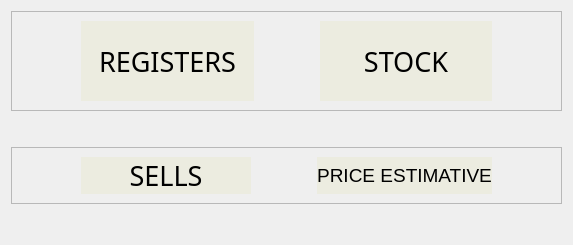
             <widget class="QWidget" name="rmpv_op">
              <layout class="QVBoxLayout" name="verticalLayout_42">
               <item>
                <widget class="QFrame" name="rmpv_op_f1">
                 <property name="frameShape">
                  <enum>QFrame::StyledPanel</enum>
                 </property>
                 <property name="frameShadow">
                  <enum>QFrame::Raised</enum>
                 </property>
                 <layout class="QHBoxLayout" name="horizontalLayout_39">
                  <item>
                   <spacer name="horizontalSpacer_37">
                    <property name="orientation">
                     <enum>Qt::Horizontal</enum>
                    </property>
                    <property name="sizeType">
                     <enum>QSizePolicy::Maximum</enum>
                    </property>
                    <property name="sizeHint" stdset="0">
                     <size>
                      <width>60</width>
                      <height>20</height>
                     </size>
                    </property>
                   </spacer>
                  </item>
                  <item>
                   <widget class="QPushButton" name="rmpv_op_f1_btn_reg">
                    <property name="sizePolicy">
                     <sizepolicy hsizetype="Minimum" vsizetype="Preferred">
                      <horstretch>0</horstretch>
                      <verstretch>0</verstretch>
                     </sizepolicy>
                    </property>
                    <property name="minimumSize">
                     <size>
                      <width>170</width>
                      <height>80</height>
                     </size>
                    </property>
                    <property name="sizeIncrement">
                     <size>
                      <width>0</width>
                      <height>0</height>
                     </size>
                    </property>
                    <property name="font">
                     <font>
                      <family>Fira Sans Medium</family>
                      <pointsize>20</pointsize>
                     </font>
                    </property>
                    <property name="autoFillBackground">
                     <bool>false</bool>
                    </property>
                    <property name="styleSheet">
                     <string notr="true">QPushButton:hover
{
   border: 4px solid  rgb(31, 80, 20);
	background-color: rgb(212, 212, 201);
	

}
QPushButton {
	background-color: rgb(236, 236, 224);
	border: none;
}
</string>
                    </property>
                    <property name="text">
                     <string>REGISTERS</string>
                    </property>
                    <property name="autoDefault">
                     <bool>false</bool>
                    </property>
                    <property name="default">
                     <bool>false</bool>
                    </property>
                    <property name="flat">
                     <bool>false</bool>
                    </property>
                   </widget>
                  </item>
                  <item>
                   <spacer name="horizontalSpacer_36">
                    <property name="orientation">
                     <enum>Qt::Horizontal</enum>
                    </property>
                    <property name="sizeType">
                     <enum>QSizePolicy::Maximum</enum>
                    </property>
                    <property name="sizeHint" stdset="0">
                     <size>
                      <width>60</width>
                      <height>20</height>
                     </size>
                    </property>
                   </spacer>
                  </item>
                  <item>
                   <widget class="QPushButton" name="rmpv_op_f1_btn_stock">
                    <property name="sizePolicy">
                     <sizepolicy hsizetype="Minimum" vsizetype="Preferred">
                      <horstretch>0</horstretch>
                      <verstretch>0</verstretch>
                     </sizepolicy>
                    </property>
                    <property name="minimumSize">
                     <size>
                      <width>170</width>
                      <height>0</height>
                     </size>
                    </property>
                    <property name="sizeIncrement">
                     <size>
                      <width>0</width>
                      <height>0</height>
                     </size>
                    </property>
                    <property name="font">
                     <font>
                      <family>Fira Sans Medium</family>
                      <pointsize>20</pointsize>
                     </font>
                    </property>
                    <property name="autoFillBackground">
                     <bool>false</bool>
                    </property>
                    <property name="styleSheet">
                     <string notr="true">QPushButton:hover
{
   border: 4px solid  rgb(31, 80, 20);
	background-color: rgb(212, 212, 201);
	

}
QPushButton {
	background-color: rgb(236, 236, 224);
	border: none;
}
</string>
                    </property>
                    <property name="text">
                     <string>STOCK</string>
                    </property>
                    <property name="autoDefault">
                     <bool>false</bool>
                    </property>
                    <property name="default">
                     <bool>false</bool>
                    </property>
                    <property name="flat">
                     <bool>false</bool>
                    </property>
                   </widget>
                  </item>
                  <item>
                   <spacer name="horizontalSpacer_39">
                    <property name="orientation">
                     <enum>Qt::Horizontal</enum>
                    </property>
                    <property name="sizeType">
                     <enum>QSizePolicy::Maximum</enum>
                    </property>
                    <property name="sizeHint" stdset="0">
                     <size>
                      <width>60</width>
                      <height>20</height>
                     </size>
                    </property>
                   </spacer>
                  </item>
                 </layout>
                </widget>
               </item>
               <item>
                <spacer name="verticalSpacer_21">
                 <property name="orientation">
                  <enum>Qt::Vertical</enum>
                 </property>
                 <property name="sizeType">
                  <enum>QSizePolicy::Maximum</enum>
                 </property>
                 <property name="sizeHint" stdset="0">
                  <size>
                   <width>15</width>
                   <height>30</height>
                  </size>
                 </property>
                </spacer>
               </item>
               <item>
                <widget class="QFrame" name="rmpv_op_f2">
                 <property name="frameShape">
                  <enum>QFrame::StyledPanel</enum>
                 </property>
                 <property name="frameShadow">
                  <enum>QFrame::Raised</enum>
                 </property>
                 <layout class="QHBoxLayout" name="horizontalLayout_40">
                  <item>
                   <spacer name="horizontalSpacer_41">
                    <property name="orientation">
                     <enum>Qt::Horizontal</enum>
                    </property>
                    <property name="sizeType">
                     <enum>QSizePolicy::Maximum</enum>
                    </property>
                    <property name="sizeHint" stdset="0">
                     <size>
                      <width>60</width>
                      <height>20</height>
                     </size>
                    </property>
                   </spacer>
                  </item>
                  <item>
                   <widget class="QPushButton" name="rmpv_op_f2_btn_sells">
                    <property name="sizePolicy">
                     <sizepolicy hsizetype="Minimum" vsizetype="Preferred">
                      <horstretch>0</horstretch>
                      <verstretch>0</verstretch>
                     </sizepolicy>
                    </property>
                    <property name="minimumSize">
                     <size>
                      <width>170</width>
                      <height>0</height>
                     </size>
                    </property>
                    <property name="sizeIncrement">
                     <size>
                      <width>0</width>
                      <height>0</height>
                     </size>
                    </property>
                    <property name="font">
                     <font>
                      <family>Fira Sans Medium</family>
                      <pointsize>20</pointsize>
                     </font>
                    </property>
                    <property name="autoFillBackground">
                     <bool>false</bool>
                    </property>
                    <property name="styleSheet">
                     <string notr="true">QPushButton:hover
{
   border: 4px solid  rgb(31, 80, 20);
	background-color: rgb(212, 212, 201);
	

}
QPushButton {
	background-color: rgb(236, 236, 224);
	border: none;
}
</string>
                    </property>
                    <property name="text">
                     <string>SELLS</string>
                    </property>
                    <property name="autoDefault">
                     <bool>false</bool>
                    </property>
                    <property name="default">
                     <bool>false</bool>
                    </property>
                    <property name="flat">
                     <bool>false</bool>
                    </property>
                   </widget>
                  </item>
                  <item>
                   <spacer name="horizontalSpacer_38">
                    <property name="orientation">
                     <enum>Qt::Horizontal</enum>
                    </property>
                    <property name="sizeType">
                     <enum>QSizePolicy::Maximum</enum>
                    </property>
                    <property name="sizeHint" stdset="0">
                     <size>
                      <width>60</width>
                      <height>20</height>
                     </size>
                    </property>
                   </spacer>
                  </item>
                  <item>
                   <widget class="QPushButton" name="rmpv_op_f2_btn_price">
                    <property name="sizePolicy">
                     <sizepolicy hsizetype="Minimum" vsizetype="Preferred">
                      <horstretch>0</horstretch>
                      <verstretch>0</verstretch>
                     </sizepolicy>
                    </property>
                    <property name="minimumSize">
                     <size>
                      <width>170</width>
                      <height>0</height>
                     </size>
                    </property>
                    <property name="sizeIncrement">
                     <size>
                      <width>0</width>
                      <height>0</height>
                     </size>
                    </property>
                    <property name="font">
                     <font>
                      <family>Segoe UI</family>
                      <pointsize>14</pointsize>
                     </font>
                    </property>
                    <property name="autoFillBackground">
                     <bool>false</bool>
                    </property>
                    <property name="styleSheet">
                     <string notr="true">QPushButton:hover
{
   border: 4px solid  rgb(31, 80, 20);
	background-color: rgb(212, 212, 201);
	

}
QPushButton {
	background-color: rgb(236, 236, 224);
	border: none;
}
</string>
                    </property>
                    <property name="text">
                     <string>PRICE ESTIMATIVE</string>
                    </property>
                    <property name="autoDefault">
                     <bool>false</bool>
                    </property>
                    <property name="default">
                     <bool>false</bool>
                    </property>
                    <property name="flat">
                     <bool>false</bool>
                    </property>
                   </widget>
                  </item>
                  <item>
                   <spacer name="horizontalSpacer_42">
                    <property name="orientation">
                     <enum>Qt::Horizontal</enum>
                    </property>
                    <property name="sizeType">
                     <enum>QSizePolicy::Maximum</enum>
                    </property>
                    <property name="sizeHint" stdset="0">
                     <size>
                      <width>60</width>
                      <height>20</height>
                     </size>
                    </property>
                   </spacer>
                  </item>
                 </layout>
                </widget>
               </item>
               <item>
                <spacer name="verticalSpacer_20">
                 <property name="orientation">
                  <enum>Qt::Vertical</enum>
                 </property>
                 <property name="sizeType">
                  <enum>QSizePolicy::Maximum</enum>
                 </property>
                 <property name="sizeHint" stdset="0">
                  <size>
                   <width>20</width>
                   <height>30</height>
                  </size>
                 </property>
                </spacer>
               </item>
              </layout>
             </widget>
